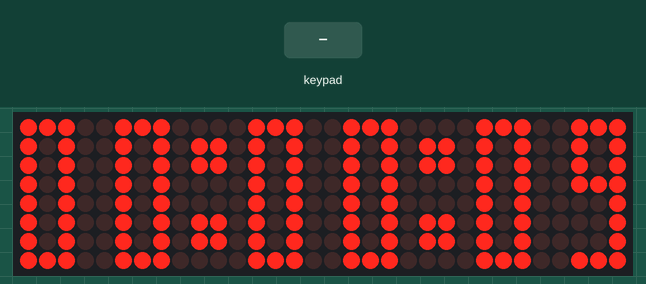
Simulated run of this sketch. Board: Arduino Mega 2560, built with avr-gcc and run on an emulated ATmega2560. Parts: 32×8 LED matrix. Inputs (shaded band) come from the test bench.

Above: at 0.7 s.
1.3 s: key '#' pressed
At 1.3 s:
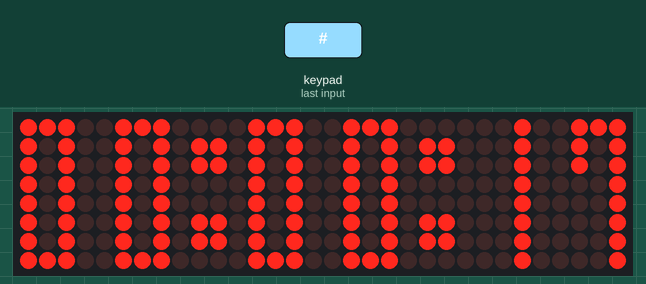
4.3 s: keypad keys 1 2 * pressed 0.4 s apart
At 4.93 s:
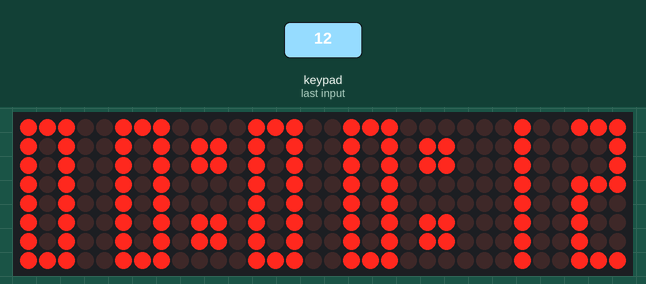
7.0 s: keypad keys 1 2 # pressed 0.4 s apart
At 8.27 s:
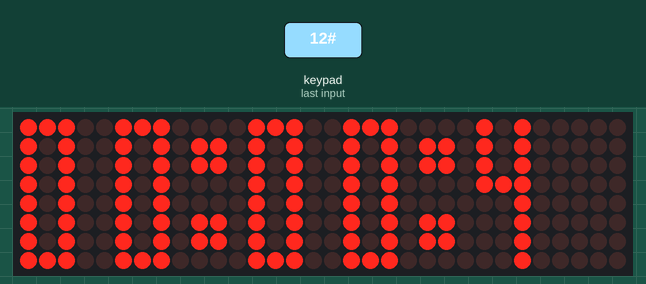
9.7 s: key '*' pressed
At 9.91 s:
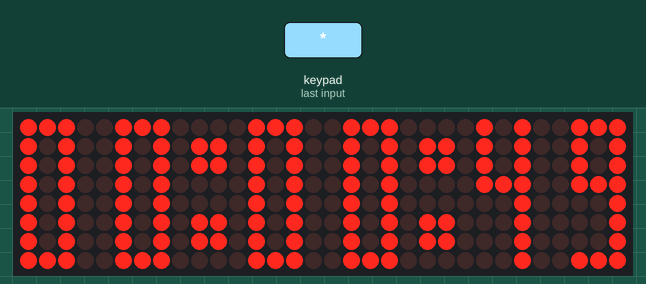

Measured:
- after the input at 1.3 s, every drawn part: stays the same
- after the input at 4.3 s, the display: first changes after 0.05 s (image 2 shows a later state)
- after the input at 9.7 s, the display: first changes at once (image 4 shows a later state)

The sketch:

Zadanie_3.ino
```cpp
//Import bibliotek
#include "LedControl.h"
#include "Keypad.h"

// Konfiguracja pinów dla matrycy LED i klawiatury
const int data_pin = 20;
const int clock_pin = 19;
const int CS_pin = 21;
const int num_matrices = 4;

LedControl lc = LedControl(data_pin, clock_pin, CS_pin, num_matrices);

// Konfiguracja klawiatury
char keys[4][3] = {
    {'1', '2', '3'},
    {'4', '5', '6'},
    {'7', '8', '9'},
    {'*', '0', '#'}};

byte row_pins[4] = {A9, A11, A13, A15};
byte col_pins[3] = {A7, A6, A5};

Keypad keypad = Keypad(makeKeymap(keys), row_pins, col_pins, 4, 3);

// Definicje macierzy dla poszczególnych cyfr
int zero[8][3] = {
  {1, 1, 1},
  {1, 0, 1},
  {1, 0, 1},
  {1, 0, 1},
  {1, 0, 1},
  {1, 0, 1},
  {1, 0, 1},
  {1, 1, 1},
};

int one[8][3] = {
  {0, 0, 1},
  {0, 0, 1},
  {0, 0, 1},
  {0, 0, 1},
  {0, 0, 1},
  {0, 0, 1},
  {0, 0, 1},
  {0, 0, 1},
};

int two[8][3] = {
  {1, 1, 1},
  {0, 0, 1},
  {0, 0, 1},
  {1, 1, 1},
  {1, 0, 0},
  {1, 0, 0},
  {1, 0, 0},
  {1, 1, 1},
};

int three[8][3] = {
  {1, 1, 1},
  {0, 0, 1},
  {0, 0, 1},
  {1, 1, 1},
  {0, 0, 1},
  {0, 0, 1},
  {0, 0, 1},
  {1, 1, 1},
};

int four[8][3] = {
  {1, 0, 1},
  {1, 0, 1},
  {1, 0, 1},
  {1, 1, 1},
  {0, 0, 1},
  {0, 0, 1},
  {0, 0, 1},
  {0, 0, 1},
};

int five[8][3] = {
  {1, 1, 1},
  {1, 0, 0},
  {1, 0, 0},
  {1, 1, 1},
  {0, 0, 1},
  {0, 0, 1},
  {0, 0, 1},
  {1, 1, 1},
};

int six[8][3] = {
  {1, 1, 1},
  {1, 0, 1},
  {1, 0, 0},
  {1, 1, 1},
  {1, 0, 1},
  {1, 0, 1},
  {1, 0, 1},
  {1, 1, 1},
};

int seven[8][3] = {
  {1, 1, 1},
  {1, 0, 1},
  {1, 0, 1},
  {0, 0, 1},
  {0, 0, 1},
  {0, 0, 1},
  {0, 0, 1},
  {0, 0, 1},
};

int eight[8][3] = {
  {1, 1, 1},
  {1, 0, 1},
  {1, 0, 1},
  {1, 1, 1},
  {1, 0, 1},
  {1, 0, 1},
  {1, 0, 1},
  {1, 1, 1},
};

int nine[8][3] = {
  {1, 1, 1},
  {1, 0, 1},
  {1, 0, 1},
  {1, 1, 1},
  {0, 0, 1},
  {0, 0, 1},
  {0, 0, 1},
  {1, 1, 1},
};

int colon[8][2] = {
  {0, 0},
  {1, 1},
  {1, 1},
  {0, 0},
  {0, 0},
  {1, 1},
  {1, 1},
  {0, 0},
};

// Zmienne do śledzenia czasu
unsigned long previous_millis = 0;
const long interval = 10;
int seconds = 0;
int minutes = 0;
int hours = 0;

// Funkcja ustawień
void setup()
{
  // Inicjalizacja matrycy LED
  for (int i = 0; i < num_matrices; i++)
  {
    lc.shutdown(i, false);
    lc.setIntensity(i, 8);
  }
}

// Funkcja mapująca cyfrę na jej wzorzec wyświetlania
int (*digitToDisplay(int digit))[3]
{
  switch (digit)
  {
  case 0:
    return zero;
  case 1:
    return one;
  case 2:
    return two;
  case 3:
    return three;
  case 4:
    return four;
  case 5:
    return five;
  case 6:
    return six;
  case 7:
    return seven;
  case 8:
    return eight;
  case 9:
    return nine;
  default:
    return zero;
  }
}

// Zmienne trybu edycji
bool edit_mode = false;
int edit = 0;

// Główna pętla
void loop()
{
  unsigned long current_millis = millis();
  char key = keypad.getKey();
  // Wejście w tryb edycji po naciśnięciu '#'
  if (key == '#')
  {
    edit_mode = true;
    edit++;
  }
  // Wyjście z trybu edycji po naciśnięciu '*'
  if (key == '*')
  {
    edit_mode = false;
    edit = 0;
  }
  // Aktualizacja czasu w trybie nieedycji
  if (edit_mode == false && current_millis - previous_millis >= interval)
  {
    previous_millis = current_millis;
    seconds = (seconds + 1) % 60;
    if (seconds == 0)
    {
      minutes = (minutes + 1) % 60;
      if (minutes == 0)
      {
        hours = (hours + 1) % 24;
      }
    }

    displayOnMatrix(0, digitToDisplay(seconds % 10), 5, 7);
    displayOnMatrix(0, digitToDisplay(seconds / 10), 0, 2);
    displayOnMatrix(1, digitToDisplay(minutes % 10), 1, 3);
    displayOnMatrix(2, digitToDisplay(minutes / 10), 4, 6);
    displayOnMatrix(3, digitToDisplay(hours % 10), 5, 7);
    displayOnMatrix(3, digitToDisplay(hours / 10), 0, 2);
    displayColon(1, 5, 6);
    displayColon(2, 1, 2);
  }

  // Logika trybu edycji
  if (edit_mode == true)
  {
    // Wyświetlanie jedności sekund
    if (edit == 1)
    {
      if (key >= '0' && key <= '9')
      {
        seconds = (seconds / 10) * 10 + (key - '0');
      }
      clearDisplayColumn(0, 5, 7);
      delay(10);
      displayOnMatrix(0, digitToDisplay(seconds % 10), 5, 7);
      delay(10);
    }
    // Wyświetlanie dziesiątek sekund
    if (edit == 2)
    {
      if (key >= '0' && key <= '5')
      {
        int newTens = (key - '0') * 10;
        seconds = newTens + (seconds % 10);
      }
      clearDisplayColumn(0, 0, 2);
      delay(10);
      displayOnMatrix(0, digitToDisplay(seconds / 10), 0, 2);
      delay(10);
    }
    // Wyświetlanie jedności minut
    if (edit == 3)
    {
      if (key >= '0' && key <= '9')
      {
        minutes = (minutes / 10) * 10 + (key - '0');
      }
      clearDisplayColumn(1, 1, 3);
      delay(10);
      displayOnMatrix(1, digitToDisplay(minutes % 10), 1, 3);
      delay(10);
    }
    // Wyświetlanie dziesiątek minut
    if (edit == 4)
    {
      if (key >= '0' && key <= '5')
      {
        int newTens = (key - '0') * 10;
        minutes = newTens + (minutes % 10);
      }
      clearDisplayColumn(2, 4, 6);
      delay(10);
      displayOnMatrix(2, digitToDisplay(minutes / 10), 4, 6);
      delay(10);
    }
    // Wyświetlanie jedności godzin
    if (edit == 5)
    {
      if (hours <= 19 && key >= '0' && key <= '9')
      {
        hours = (hours / 10) * 10 + (key - '0');
      }
      if (hours >= 20 && key >= '0' && key <= '3')
      {
        hours = (hours / 10) * 10 + (key - '0');
      }
      clearDisplayColumn(3, 5, 7);
      delay(10);
      displayOnMatrix(3, digitToDisplay(hours % 10), 5, 7);
      delay(10);
    }
    // Wyświetlanie dziesiątek godzin
    if (edit == 6)
    {
      if (hours % 10 >= 5 && key >= '0' && key <= '1')
      {
        int newTens = (key - '0') * 10;
        hours = newTens + (hours % 10);
      }
      if (hours % 10 <= 4 && key >= '0' && key <= '2')
      {
        int newTens = (key - '0') * 10;
        hours = newTens + (hours % 10);
      }
      clearDisplayColumn(3, 0, 2);
      delay(10);
      displayOnMatrix(3, digitToDisplay(hours / 10), 0, 2);
      delay(10);
    }
    if (edit == 7)
    {
      edit = 1;
    }
  }
}

// Funkcja do wyświetlania wzorca cyfry na określonej matrycy i zakresie kolumn
void displayOnMatrix(int matrixNum, int pattern[8][3], int start_col, int end_col)
{
  for (int row = 0; row < 8; row++)
  {
    for (int col = start_col; col <= end_col; col++)
    {
      lc.setLed(matrixNum, row, col, pattern[row][col - start_col]);
    }
  }
}

// Funkcja do wyświetlania dwukropka na określonej matrycy i zakresie kolumn
void displayColon(int matrixNum, int start_col, int end_col)
{
  for (int row = 0; row < 8; row++)
  {
    for (int col = start_col; col <= end_col; col++)
    {
      lc.setLed(matrixNum, row, col, colon[row][col - start_col]);
    }
  }
}

// Funkcja do wyczyszczenia konkretnej kolumny na matrycy
void clearDisplayColumn(int matrixNum, int start_col, int end_col)
{
  for (int row = 0; row < 8; row++)
  {
    for (int col = start_col; col <= end_col; col++)
    {
      lc.setLed(matrixNum, row, col, 0);
    }
  }
}
```
